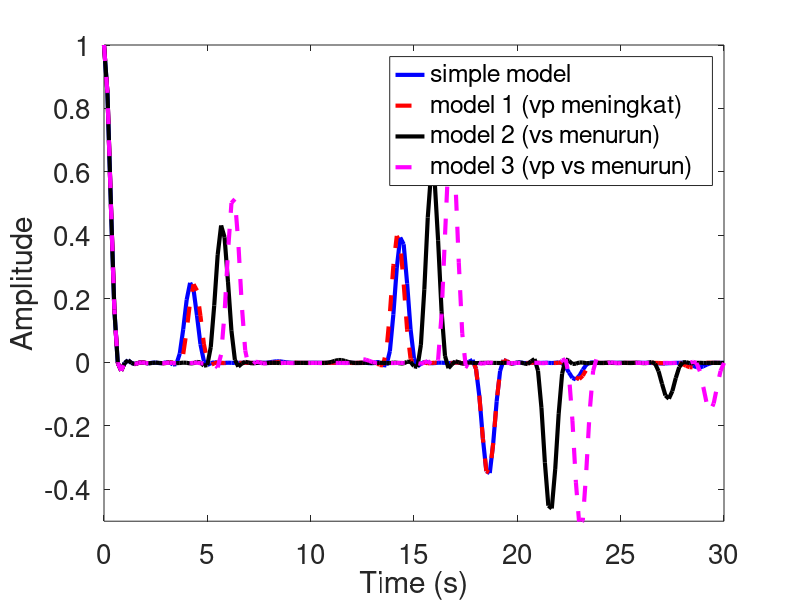

Write the MATLAB code that produced this figure.
clear all; clc; close all;

data=load('lowfreqvpvs1.mat');
data2=load('lowfreqvpvs2.mat');
data3=load('lowfreqvpvs3.mat');
data4=load('lowfreqsimplemod.mat');
plot(data4.tt(1:181),data4.cc4norm(1:181),'-b','linewidth',3); hold on
plot(data.tt(1:181),data.cc4norm(1:181),'--r','linewidth',3); hold on
plot(data2.tt(1:181),data2.cc4norm(1:181),'-k','linewidth',3); hold on
plot(data3.tt(1:181),data3.cc4norm(1:181),'--m','linewidth',3); hold off
ylim([-0.5 1]);
legend('simple model','model 1 (vp meningkat)','model 2 (vs menurun)','model 3 (vp vs menurun)');
set(gca,'fontsize',20);
% title('Synthetic Receiver Function');
xlabel('Time (s)');
ylabel('Amplitude');